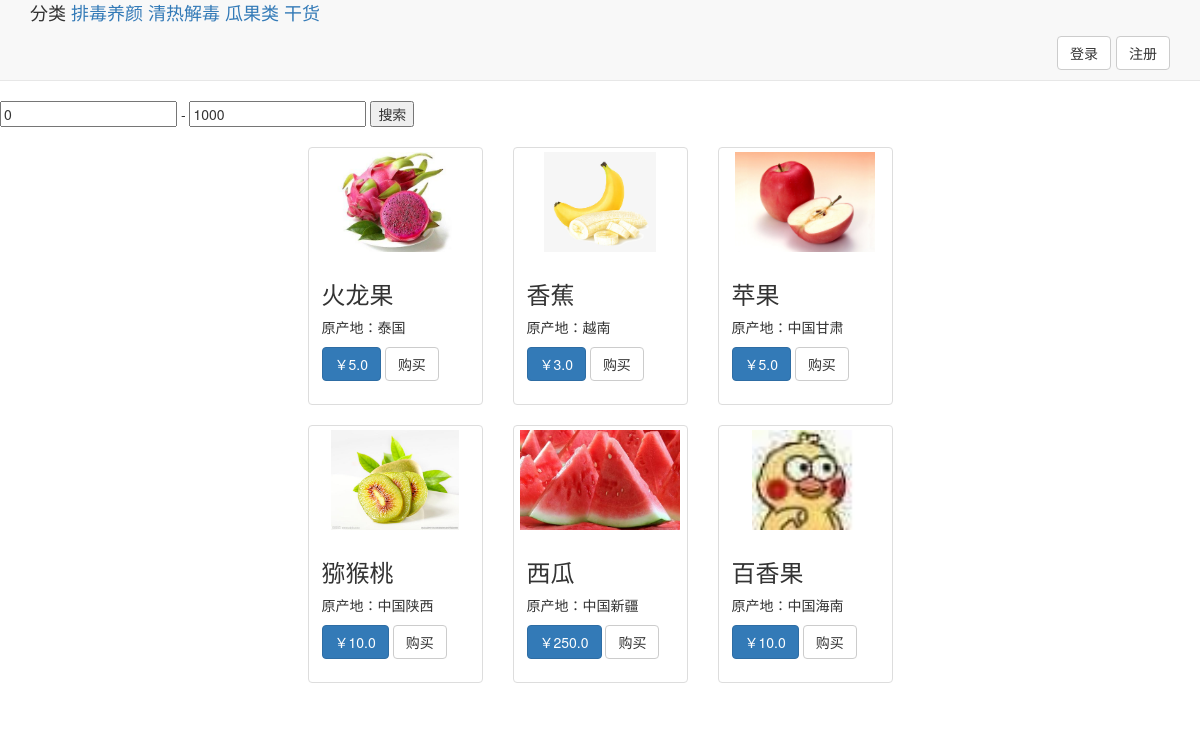
Page /user/find on the earlier database version.
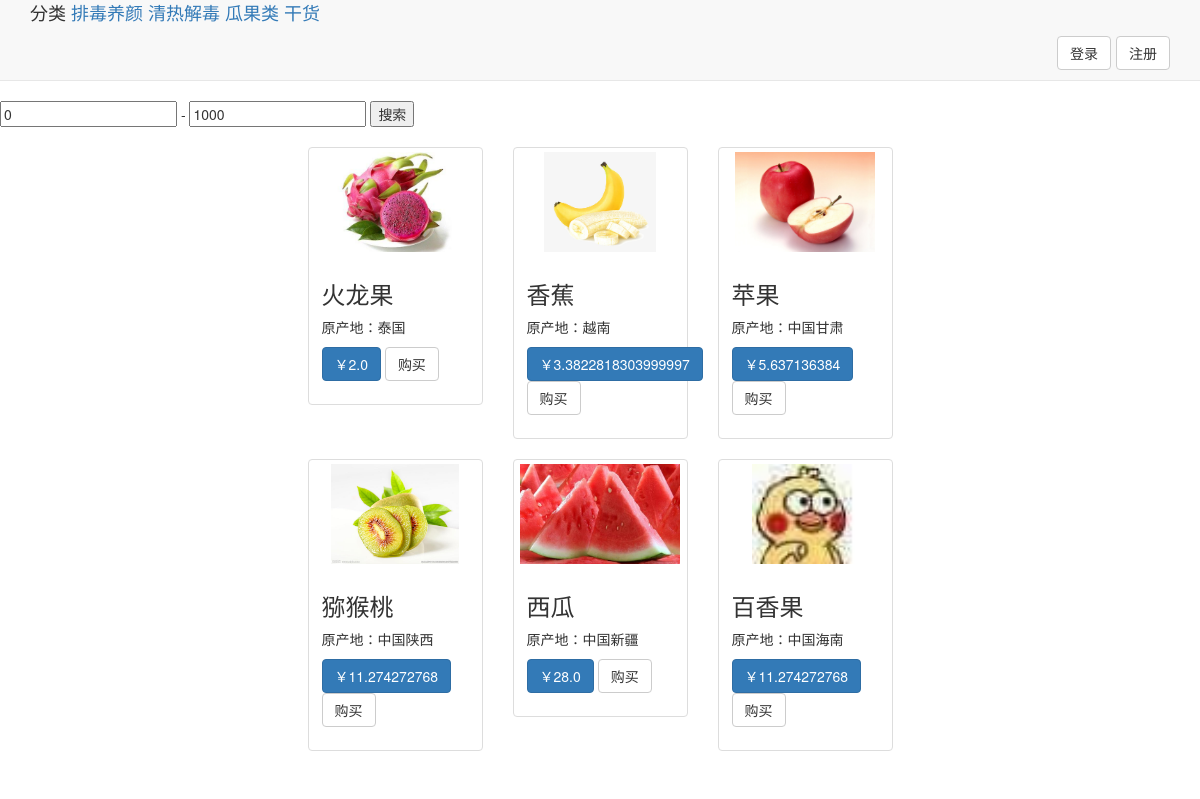
Same page on the later database version.
### mainapp/models.py (models this page shows, shortened)
class FruitEntity(models.Model):
    name = models.CharField(max_length=20,
                            verbose_name='水果名')
    price = models.FloatField(verbose_name='价格', )
    source = models.CharField(max_length=30, verbose_name='原产地')
    category = models.ForeignKey(CateTypeEntity,
                                 related_name='fruits',
                                 to_field='id',
                                 on_delete=models.CASCADE)
    users = models.ManyToManyField(UserEntity,
                                   db_table='t_collect',
                                   related_name='fruits',
                                   verbose_name='收藏用户列表',
                                   blank=True,
                                   null=True)
    tags = models.ManyToManyField('TagEntity',
                                  related_name='fruits',
                                  db_table='t_fruit_tags',
                                  verbose_name='所有标签',
                                  blank=True,
                                  null=True)
    class Meta:
        db_table = 't_fruit'
        verbose_name = '水果'
        verbose_name_plural = verbose_name

### mainapp/user_v.py (the view, shortened to what this page needs)
# urls.py: path('find', find_fruit),
@csrf_exempt
def find_fruit(request):
    price1 = request.GET.get('price1', 0)
    price2 = request.GET.get('price2', 1000)
    fruits = FruitImage.objects \
        .values('url', 'fruit_id__name', 'fruit_id__price', 'fruit_id__source', 'width', 'height') \
        .filter(fruit_id__price__gte=price1, fruit_id__price__lte=price2).all()
    if request.method == 'GET':
        login_is = request.COOKIES.get('is_login')
        if login_is:
            name1 = request.COOKIES.get('name')
        return render(request, 'fruit/list.html', locals())

### templates/fruit/list.html (shortened to what this page needs)
<!DOCTYPE html>
<html lang="en">
<head>
    <link href="https://cdn.jsdelivr.net/npm/bootstrap@3.3.7/dist/css/bootstrap.min.css" rel="stylesheet">
</head>
<body>
<nav class="navbar navbar-default navbar-static-top">
    <div class="container">
        <div style="display: inline-block; font-size: 18px" >
            <p style="display: inline-block">分类</p>
            <a>排毒养颜</a>
            <a>清热解毒</a>
            <a>瓜果类</a>
            <a>干货</a>
        </div>
        <p class="text-right" style="font-size: 18px;">{% if name1 %}欢迎{{ name1 }}
            <a class="btn btn-default" href="/user/delete">注销</a>{% else %}
            <button class="btn btn-default" data-toggle="modal" data-target="#myModal">登录</button>
            <button class="btn btn-default">注册</button>
        {% endif %}</p>
    </div>
</nav>
<form method="get">
    <input name="price1" value="{% if price1 %}{{ price1 }}{% else %}0{% endif %}"> -
    <input name="price2" value="{% if price2 %}{{ price2 }}{% else %}1000{% endif %}">
    <button>搜索</button>
</form>
<br>
<div class="row">
    <div class="col-md-3"></div>
    <div class="col-md-6">
        <div class="row">
            {% for d in fruits %}
                <div class="col-sm-6 col-md-4">
                    <div class="thumbnail">
                        <img id="img" src="/media/{{ d.url }}" style="height: 100px;">
                        <div class="caption">
                            <h3>{{ d.fruit_id__name }}</h3>
                            <p>原产地：{{ d.fruit_id__source }}</p>
                            <p><a href="#" class="btn btn-primary" role="button">￥{{ d.fruit_id__price }}</a> <a
                                    href="#"
                                    class="btn btn-default"
                                    role="button">购买</a>
                            </p>
                        </div>
                    </div>
                </div>
            {% endfor %}
        </div>
    </div>
    <div class="col-md-3"></div>
</div>
</body>
</html>

Differences in the rows shown:
changed FruitEntity "火龙果": fruit_id__price "5.0" → "2.0"
changed FruitEntity "香蕉": fruit_id__price "3.0" → "3.3822818303999997"
changed FruitEntity "苹果": fruit_id__price "5.0" → "5.637136384"
changed FruitEntity "猕猴桃": fruit_id__price "10.0" → "11.274272768"
changed FruitEntity "西瓜": fruit_id__price "250.0" → "28.0"
changed FruitEntity "百香果": fruit_id__price "10.0" → "11.274272768"
